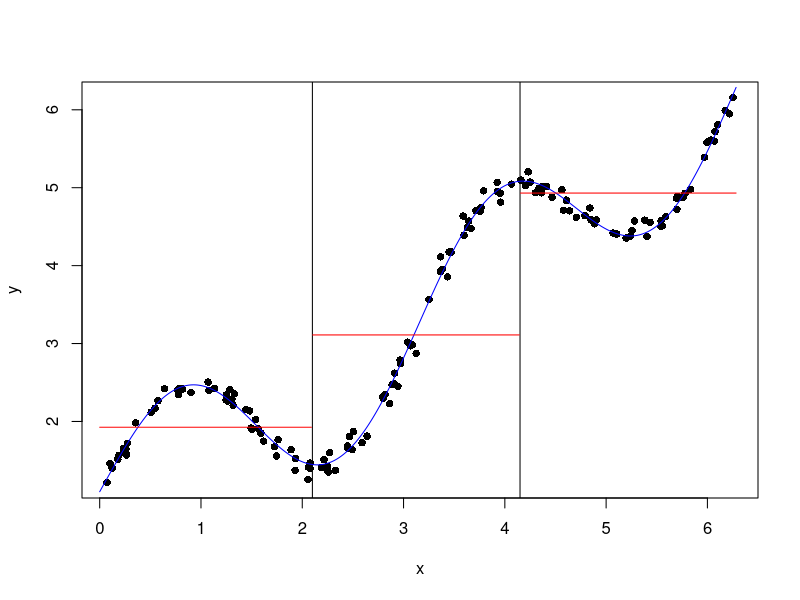
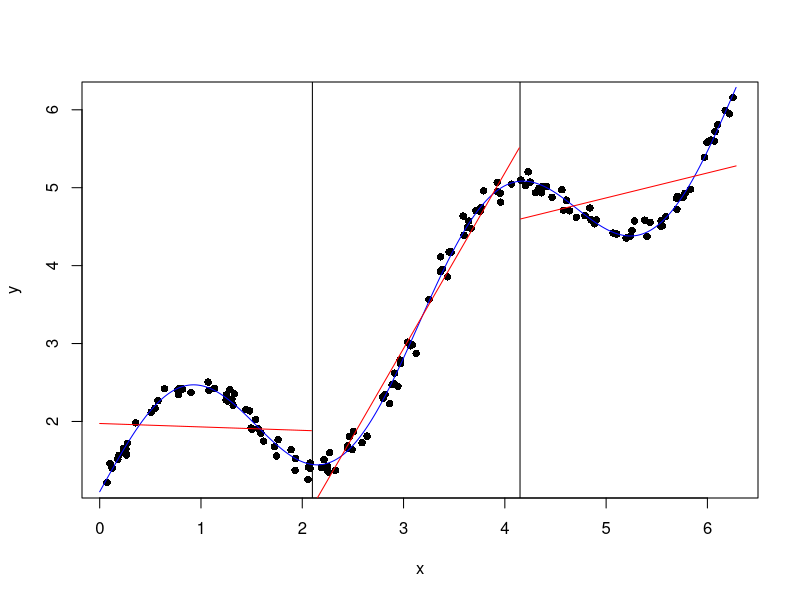
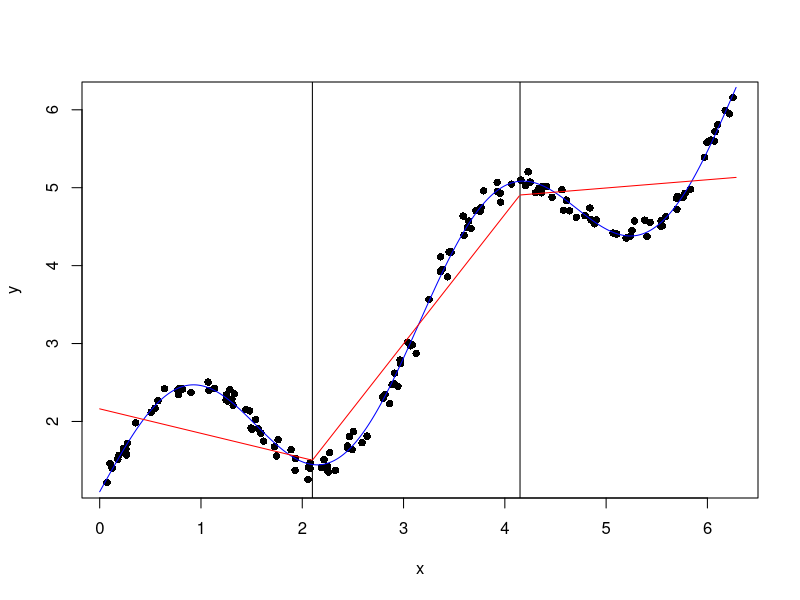
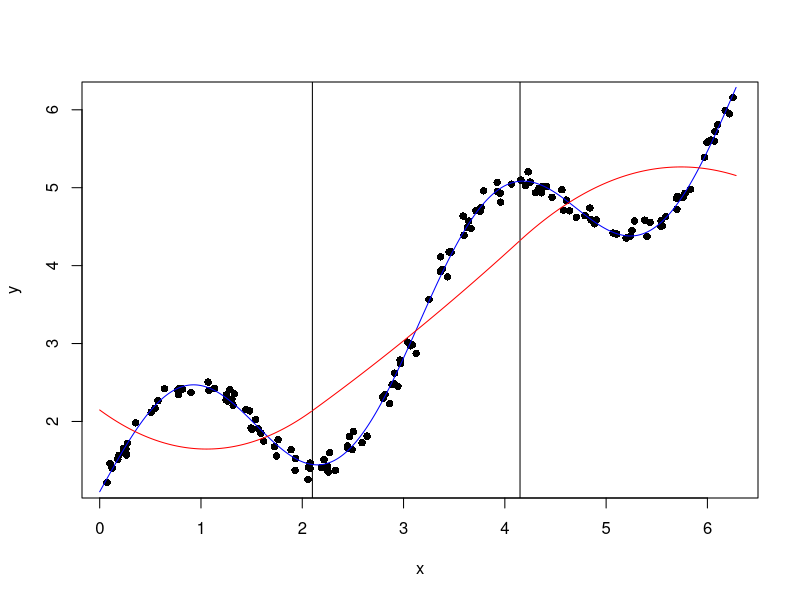
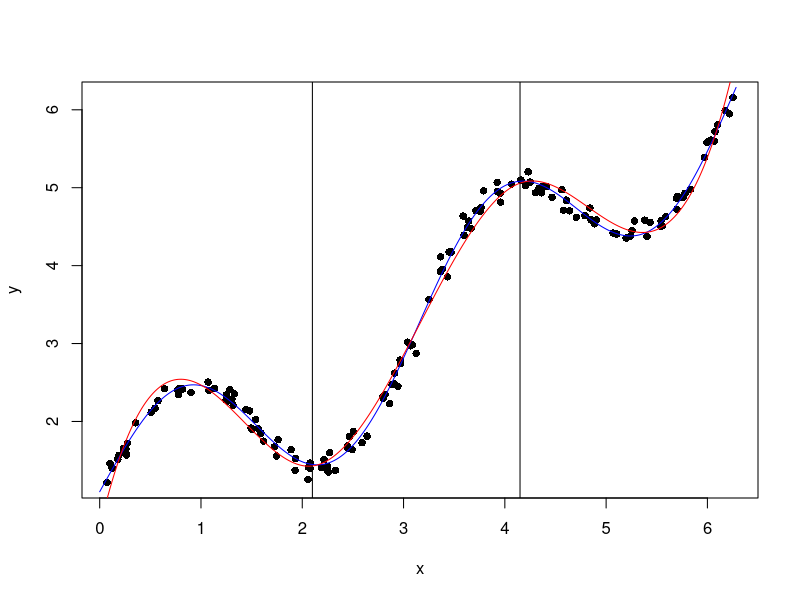

The R script that drew these images, in order:
## ---- chunk 1
######
## f(x) Regression Example
######
set.seed(100)
x=runif(150,0,2*pi)
f<-function(x){sin(2*x)+log(exp(x)+2)}
y=f(x)+rnorm(150,,0.1)

plot(x,y,pch=16)
psi1=2.1
psi2=4.15
abline(v=c(psi1,psi2))

xgrid=seq(0,2*pi,length=500)
n=length(xgrid)
ygrid=vector(length=n)

####Compute (get h)
m=150
##Linear (intercpt)
h1=h2=h3=rep(0,m)
ind<-x< psi1
h1[ind]=1
ind<-x> psi1 & x<psi2
h2[ind]=1
ind<-x> psi2
h3[ind]=1
h=cbind(h1,h2,h3)

bls=solve(t(h)%*%h,t(h)%*%y)

for(i in 1:n){
  ## Set-up prediction (h0)
  x0=xgrid[i]
  ##Linear (intercept)
  h10=h20=h30=0
  if (x0 < psi1){
	h10 = 1
  } else if (x0 < psi2){
  	h20 = 1		
  } else {
  	h30 = 1
  }
  h0=cbind(h10,h20,h30)
  ygrid[i]=as.vector(h0%*%bls)
}


lines(xgrid,f(xgrid),col=c("blue"))
ind<-xgrid< psi1
lines(xgrid[ind],ygrid[ind],col=c("red"))

ind<-xgrid> psi1 & xgrid<psi2
lines(xgrid[ind],ygrid[ind],col=c("red"))

ind<-xgrid> psi2
lines(xgrid[ind],ygrid[ind],col=c("red"))
## ---- chunk 2
## Linear (discontinuous)
h1=h2=h3=h4=h5=h6=rep(0,m)
ind<-x< psi1
h1[ind]=1
h4[ind]=x[ind]
ind<-x> psi1 & x<psi2
h2[ind]=1
h5[ind]=x[ind]
ind<-x> psi2
h3[ind]=1
h6[ind]=x[ind]
h=cbind(h1,h2,h3,h4,h5,h6)

bls=solve(t(h)%*%h,t(h)%*%y)

for(i in 1:n){
  ## Set-up prediction (h0)
  x0=xgrid[i]
   h10=h20=h30=h40=h50=h60=0
  if (x0 < psi1){
	h10 = 1
	h40 = x0
  } else if (x0 < psi2){
  	h20 = 1
	h50 = x0		
  } else {
  	h30 = 1
	h60 = x0
  }
  h0=cbind(h10,h20,h30,h40,h50,h60)
  ygrid[i]=as.vector(h0%*%bls)
}

plot(x,y,pch=16)
psi1=2.1
psi2=4.15
abline(v=c(psi1,psi2))
lines(xgrid,f(xgrid),col=c("blue"))
ind<-xgrid< psi1
lines(xgrid[ind],ygrid[ind],col=c("red"))

ind<-xgrid> psi1 & xgrid<psi2
lines(xgrid[ind],ygrid[ind],col=c("red"))

ind<-xgrid> psi2
lines(xgrid[ind],ygrid[ind],col=c("red"))

## ---- chunk 3
## Linear (continuous)
h1=rep(1,m)
h2=x
h3=h4=rep(0,m)
ind<-x> psi1
h3[ind]=x[ind]-psi1
ind<-x> psi2
h4[ind]=x[ind]-psi2
h=cbind(h1,h2,h3,h4)

bls=solve(t(h)%*%h,t(h)%*%y)

for(i in 1:n){
  ##Linear (continuous)
  x0=xgrid[i]
  h30=h40=0
  if (x0 > psi1){
	h30 = x0 - psi1	
  } 
  if (x0 > psi2){
  	h40 = x0 - psi2
  }
  h0=cbind(1,x0,h30,h40)
  ygrid[i]=as.vector(h0%*%bls)
}

plot(x,y,pch=16)
psi1=2.1
psi2=4.15
abline(v=c(psi1,psi2))
lines(xgrid,f(xgrid),col=c("blue"))
ind<-xgrid< psi1
lines(xgrid[ind],ygrid[ind],col=c("red"))

ind<-xgrid> psi1 & xgrid<psi2
lines(xgrid[ind],ygrid[ind],col=c("red"))

ind<-xgrid> psi2
lines(xgrid[ind],ygrid[ind],col=c("red"))
## ---- chunk 4
##Quadratic (continuous)
h1=rep(1,m)
h2=x
h3=x^2
h4=h5=rep(0,m)
ind<-x> psi1
h4[ind]=(x[ind]-psi1)^2
ind<-x> psi2
h5[ind]=(x[ind]-psi2)^2
h=cbind(h1,h2,h3,h4,h5)

bls=solve(t(h)%*%h,t(h)%*%y)

for(i in 1:n){
   ##Quadratic (continuous)
  x0=xgrid[i]
  h40=h50=0
  if (x0 > psi1){
	h40 = (x0 - psi1)^2	
  } 
  if (x0 > psi2){
  	h50 = (x0 - psi2)^2
  }
  h0=cbind(1,x0,x0^2,h40,h50)
  ygrid[i]=as.vector(h0%*%bls)
}

plot(x,y,pch=16)
psi1=2.1
psi2=4.15
abline(v=c(psi1,psi2))
lines(xgrid,f(xgrid),col=c("blue"))
ind<-xgrid< psi1
lines(xgrid[ind],ygrid[ind],col=c("red"))

ind<-xgrid> psi1 & xgrid<psi2
lines(xgrid[ind],ygrid[ind],col=c("red"))

ind<-xgrid> psi2
lines(xgrid[ind],ygrid[ind],col=c("red"))

## ---- chunk 5
##Cubic (continuous)
h1=rep(1,m)
h2=x
h3=x^2
h4=x^3
h5=h6=rep(0,m)
ind<-x> psi1
h5[ind]=(x[ind]-psi1)^3
ind<-x> psi2
h6[ind]=(x[ind]-psi2)^3
h=cbind(h1,h2,h3,h4,h5,h6)

bls=solve(t(h)%*%h,t(h)%*%y)

for(i in 1:n){
  x0=xgrid[i]
  h50=h60=0
  if (x0 > psi1){
	h50 = (x0 - psi1)^3	
  } 
  if (x0 > psi2){
  	h60 = (x0 - psi2)^3
  }
  h0=cbind(1,x0,x0^2,x0^3,h50,h60)  
  ygrid[i]=as.vector(h0%*%bls)
}

plot(x,y,pch=16)
psi1=2.1
psi2=4.15
abline(v=c(psi1,psi2))
lines(xgrid,f(xgrid),col=c("blue"))
ind<-xgrid< psi1
lines(xgrid[ind],ygrid[ind],col=c("red"))

ind<-xgrid> psi1 & xgrid<psi2
lines(xgrid[ind],ygrid[ind],col=c("red"))

ind<-xgrid> psi2
lines(xgrid[ind],ygrid[ind],col=c("red"))

